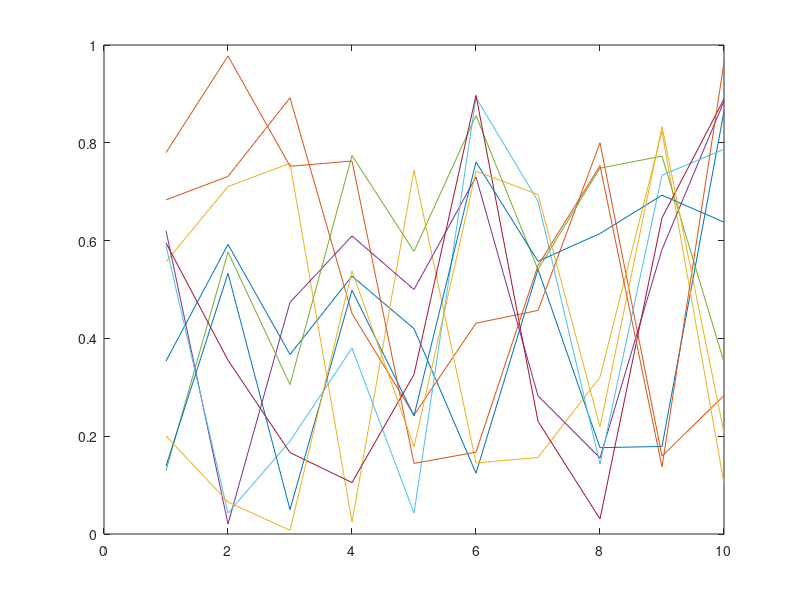

MATLAB code to generate this figure:
function zoomOnGrapgh
figure('WindowButtonDownFcn',@func);
plot(rand(10));
    function func(src,~)
        if strcmp(get(src,'SelectionType'),'normal')
            get(src,'CurrentPoint')
            xL=get(gca,'XLim');
            yL=get(gca,'YLim');
            set(gca,'XLim',xL/2,'YLim',yL/2);
        elseif strcmp(get(src,'SelectionType'),'open')
            xL=get(gca,'XLim');
            yL=get(gca,'YLim');
            set(gca,'XLim',1.1*xL,'YLim',1.1*yL);
        end
    end
end